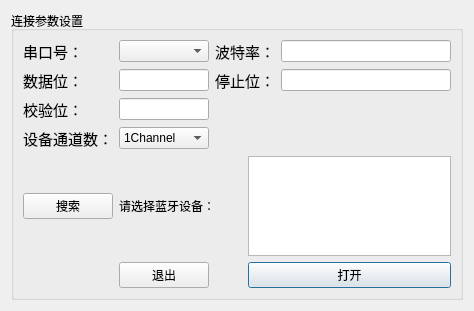
<?xml version="1.0" encoding="UTF-8"?>
<ui version="4.0">
 <class>ParaSet</class>
 <widget class="QDialog" name="ParaSet">
  <property name="geometry">
   <rect>
    <x>0</x>
    <y>0</y>
    <width>474</width>
    <height>311</height>
   </rect>
  </property>
  <property name="windowTitle">
   <string>Dialog</string>
  </property>
  <layout class="QVBoxLayout" name="verticalLayout_2">
   <item>
    <layout class="QGridLayout" name="gridLayout">
     <property name="sizeConstraint">
      <enum>QLayout::SetMaximumSize</enum>
     </property>
     <item row="0" column="0">
      <layout class="QVBoxLayout" name="verticalLayout">
       <item>
        <widget class="QGroupBox" name="groupBox">
         <property name="autoFillBackground">
          <bool>false</bool>
         </property>
         <property name="title">
          <string>连接参数设置</string>
         </property>
         <layout class="QGridLayout" name="gridLayout_2">
          <item row="3" column="0">
           <widget class="QLabel" name="label_6">
            <property name="font">
             <font>
              <family>Agency FB</family>
              <pointsize>11</pointsize>
             </font>
            </property>
            <property name="text">
             <string>设备通道数：</string>
            </property>
           </widget>
          </item>
          <item row="4" column="3" colspan="2">
           <widget class="QListWidget" name="list"/>
          </item>
          <item row="4" column="1" colspan="2">
           <widget class="QLabel" name="buletoothState">
            <property name="styleSheet">
             <string notr="true">font: 12pt &quot;Arial&quot;;</string>
            </property>
            <property name="text">
             <string>请选择蓝牙设备：</string>
            </property>
           </widget>
          </item>
          <item row="5" column="3" colspan="2">
           <widget class="QPushButton" name="pushButton_2">
            <property name="text">
             <string>打开</string>
            </property>
           </widget>
          </item>
          <item row="5" column="1">
           <widget class="QPushButton" name="pushButton_3">
            <property name="text">
             <string>退出</string>
            </property>
           </widget>
          </item>
          <item row="0" column="0">
           <widget class="QLabel" name="label">
            <property name="font">
             <font>
              <pointsize>11</pointsize>
             </font>
            </property>
            <property name="text">
             <string>串口号：</string>
            </property>
           </widget>
          </item>
          <item row="1" column="1">
           <widget class="QLineEdit" name="lineEdit_2"/>
          </item>
          <item row="0" column="1">
           <widget class="QComboBox" name="comboBox"/>
          </item>
          <item row="0" column="4">
           <widget class="QLineEdit" name="lineEdit"/>
          </item>
          <item row="0" column="2" colspan="2">
           <widget class="QLabel" name="label_2">
            <property name="font">
             <font>
              <pointsize>11</pointsize>
             </font>
            </property>
            <property name="text">
             <string>波特率：</string>
            </property>
           </widget>
          </item>
          <item row="1" column="0">
           <widget class="QLabel" name="label_3">
            <property name="font">
             <font>
              <pointsize>11</pointsize>
             </font>
            </property>
            <property name="text">
             <string>数据位：</string>
            </property>
           </widget>
          </item>
          <item row="1" column="4">
           <widget class="QLineEdit" name="lineEdit_3"/>
          </item>
          <item row="2" column="0">
           <widget class="QLabel" name="label_5">
            <property name="font">
             <font>
              <pointsize>11</pointsize>
             </font>
            </property>
            <property name="text">
             <string>校验位：</string>
            </property>
           </widget>
          </item>
          <item row="2" column="1">
           <widget class="QLineEdit" name="lineEdit_4"/>
          </item>
          <item row="4" column="0">
           <widget class="QPushButton" name="search">
            <property name="text">
             <string>搜索</string>
            </property>
           </widget>
          </item>
          <item row="1" column="2" colspan="2">
           <widget class="QLabel" name="label_4">
            <property name="font">
             <font>
              <pointsize>11</pointsize>
             </font>
            </property>
            <property name="text">
             <string>停止位：</string>
            </property>
           </widget>
          </item>
          <item row="3" column="1">
           <widget class="QComboBox" name="comboBox_2">
            <item>
             <property name="text">
              <string>1Channel</string>
             </property>
            </item>
            <item>
             <property name="text">
              <string>4Channel</string>
             </property>
            </item>
            <item>
             <property name="text">
              <string>52Channel</string>
             </property>
            </item>
           </widget>
          </item>
         </layout>
        </widget>
       </item>
      </layout>
     </item>
    </layout>
   </item>
  </layout>
 </widget>
 <resources/>
 <connections/>
</ui>
